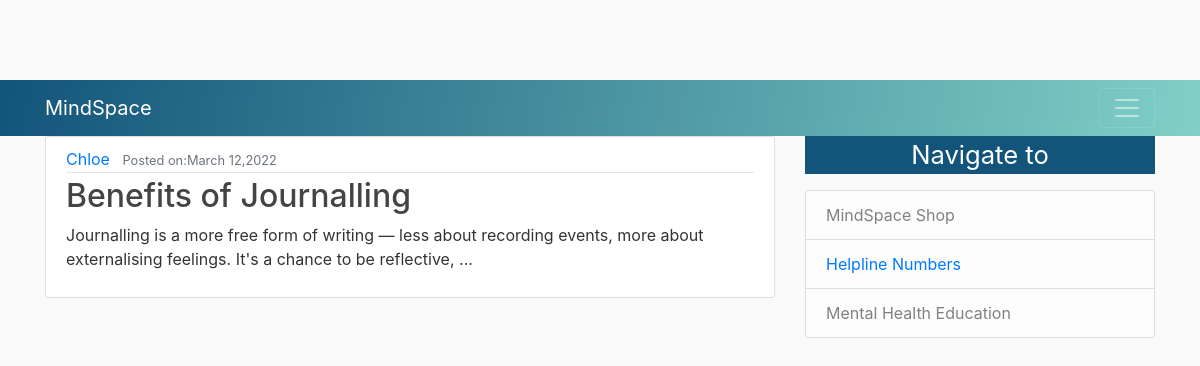
The page /blog/posts/14/ on the database its author committed.
### Blog/models.py (models this page shows, shortened)
class Posts(models.Model):
	title = models.CharField(max_length=100)
	content = models.TextField()
	date = models.DateTimeField(default=timezone.now)
	author = models.ForeignKey(User,on_delete = models.CASCADE)
	tags = TaggableManager()

### Blog/views.py (the view)
# urls.py: path('posts/<int:pk>/', PostDetailView.as_view(), name='post-detail'),
class PostDetailView(DetailView):
	model = Posts

### Blog/templates/Blog/Posts_detail.html (shortened to what this page needs)
{% extends "Blog/base.html" %}
{%block content %}
	<article class="media content-section">
	  <div class="media-body">
	    <div class="article-metadata">
	      <a class="mr-2" href="#">{{ object.author }}</a>
	      <small class="text-muted">{{object.position}}  Posted on:{{object.date|date:"F d,Y"}}</small>
	    </div>
	    <h2 class="article-title">{{ object.title }}</h2>
	    <p class="article-content">{{ object.content }}</p>
	  </div>
	</article>
{% endblock content %}

### Blog/static/Blog/main.css (style rules this page uses)
body { background: #fafafa; color: #333333; margin-top: 5rem; }
h1, h2, h3, h4, h5, h6 { color: #444444; }
.content-section { background: #ffffff; padding: 10px 20px; border: 1px solid #dddddd; border-radius: 3px; margin-bottom: 20px; }
.article-title { color: #444444; }
.article-content { white-space: pre-line; }
.article-metadata { padding-bottom: 1px; margin-bottom: 4px; border-bottom: 1px solid #e3e3e3 }

### rows shown on the page
Posts: author "Chloe", date "March 12,2022", title "Benefits of Journalling", content "Journalling is a more free form of writing — less about recording events, more about externalising feelings. It's a chance to be reflective, ..."
